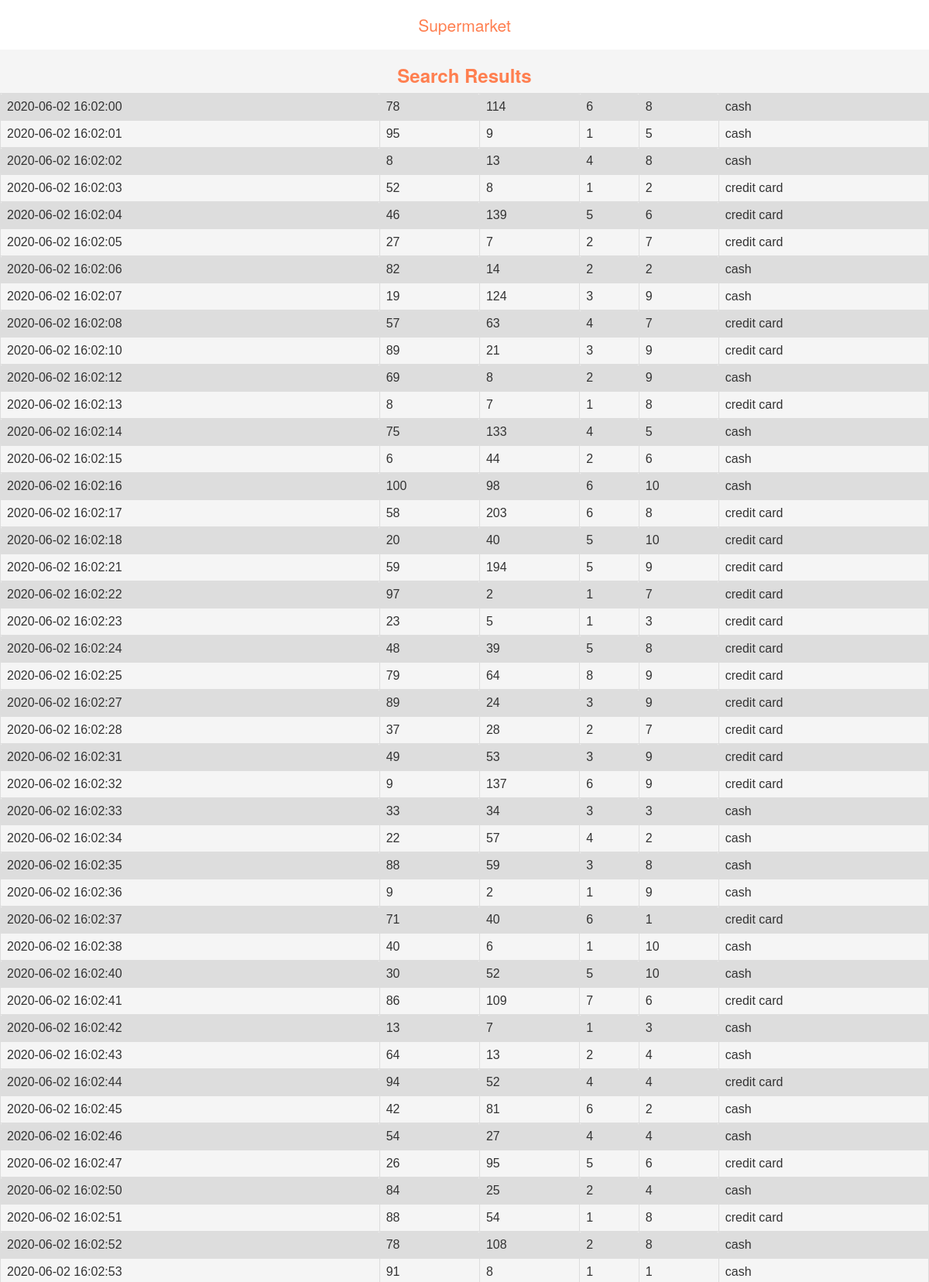
Page /code/transactionsearchresult.php (upper part) on the committed database.
### tables this page shows
CREATE TABLE `transaction` (
  `date_time` timestamp NOT NULL DEFAULT current_timestamp() ON UPDATE current_timestamp(),
  `cust_id` int(11) NOT NULL,
  `payment_method` varchar(50) NOT NULL,
  `total_amount` int(4) NOT NULL,
  `total_pieces` int(4) NOT NULL,
  `str_id` int(11) NOT NULL
);

### code/transactionsearchresult.php (the view, shortened to what this page needs)
 <?php
 $connect = mysqli_connect('localhost', 'costo', '68709900dKnSkKeK', 'project');
 ?>
	<?php include('topbottemplates/header.php'); ?>
 <!DOCTYPE html>
 <html>
      <head>
           <link rel="stylesheet" href="https://maxcdn.bootstrapcdn.com/bootstrap/3.3.6/css/bootstrap.min.css" />
           <link rel="stylesheet" href="https://cdn.datatables.net/1.10.12/css/dataTables.bootstrap.min.css" />
      </head>
<body>
<table>
<h3 align="center" class="brand-text"><b> Search Results </b></h3>
<?php
$sql="SELECT * FROM transaction ";
if($result=mysqli_query($connect,$sql))
 {
 if(mysqli_num_rows($result)!=0)
 {
  while($row = mysqli_fetch_assoc($result))
 	 {
                               echo '
                               <tr>
                                    <td>
                                      '.$row["date_time"].'</td>
                                    <td>'.$row["cust_id"].'</td>
                                    <td>'.$row["total_amount"].'</td>
                                    <td>'.$row["total_pieces"].'</td>
                                    <td>'.$row["str_id"].'</td>
                                    <td>'.$row["payment_method"].'</td>
                               </tr>
                               ';
                          }
}}
?>
</table>
</body>
</html>

### code/topbottemplates/header.php (style rules this page uses)
.brand-text { color: #FF7F50 !important; }

### code/transactionsearchresult.php (style rules this page uses)
table { font-family: arial, sans-serif; border-collapse: collapse; width: 100%; }
td, th { border: 1px solid #dddddd; text-align: left; padding: 8px; }
tr:nth-child(odd) { background-color: #dddddd; }
.brand-text { color: #FF7F50 !important; }

### rows in the picture
transaction: date_time "2020-06-02 16:02:00", cust "78", total_amount "114", total_pieces "6", str "8", payment_method "cash"
transaction: date_time "2020-06-02 16:02:01", cust "95", total_amount "9", total_pieces "1", str "5", payment_method "cash"
transaction: date_time "2020-06-02 16:02:02", cust "8", total_amount "13", total_pieces "4", str "8", payment_method "cash"
transaction: date_time "2020-06-02 16:02:03", cust "52", total_amount "8", total_pieces "1", str "2", payment_method "credit card"
transaction: date_time "2020-06-02 16:02:04", cust "46", total_amount "139", total_pieces "5", str "6", payment_method "credit card"
transaction: date_time "2020-06-02 16:02:05", cust "27", total_amount "7", total_pieces "2", str "7", payment_method "credit card"
transaction: date_time "2020-06-02 16:02:06", cust "82", total_amount "14", total_pieces "2", str "2", payment_method "cash"
transaction: date_time "2020-06-02 16:02:07", cust "19", total_amount "124", total_pieces "3", str "9", payment_method "cash"
transaction: date_time "2020-06-02 16:02:08", cust "57", total_amount "63", total_pieces "4", str "7", payment_method "credit card"
transaction: date_time "2020-06-02 16:02:10", cust "89", total_amount "21", total_pieces "3", str "9", payment_method "credit card"
transaction: date_time "2020-06-02 16:02:12", cust "69", total_amount "8", total_pieces "2", str "9", payment_method "cash"
transaction: date_time "2020-06-02 16:02:13", cust "8", total_amount "7", total_pieces "1", str "8", payment_method "credit card"
transaction: date_time "2020-06-02 16:02:14", cust "75", total_amount "133", total_pieces "4", str "5", payment_method "cash"
transaction: date_time "2020-06-02 16:02:15", cust "6", total_amount "44", total_pieces "2", str "6", payment_method "cash"
transaction: date_time "2020-06-02 16:02:16", cust "100", total_amount "98", total_pieces "6", str "10", payment_method "cash"
transaction: date_time "2020-06-02 16:02:17", cust "58", total_amount "203", total_pieces "6", str "8", payment_method "credit card"
transaction: date_time "2020-06-02 16:02:18", cust "20", total_amount "40", total_pieces "5", str "10", payment_method "credit card"
transaction: date_time "2020-06-02 16:02:21", cust "59", total_amount "194", total_pieces "5", str "9", payment_method "credit card"
transaction: date_time "2020-06-02 16:02:22", cust "97", total_amount "2", total_pieces "1", str "7", payment_method "credit card"
transaction: date_time "2020-06-02 16:02:23", cust "23", total_amount "5", total_pieces "1", str "3", payment_method "credit card"
transaction: date_time "2020-06-02 16:02:24", cust "48", total_amount "39", total_pieces "5", str "8", payment_method "credit card"
transaction: date_time "2020-06-02 16:02:25", cust "79", total_amount "64", total_pieces "8", str "9", payment_method "credit card"
transaction: date_time "2020-06-02 16:02:27", cust "89", total_amount "24", total_pieces "3", str "9", payment_method "credit card"
transaction: date_time "2020-06-02 16:02:28", cust "37", total_amount "28", total_pieces "2", str "7", payment_method "credit card"
transaction: date_time "2020-06-02 16:02:31", cust "49", total_amount "53", total_pieces "3", str "9", payment_method "credit card"
transaction: date_time "2020-06-02 16:02:32", cust "9", total_amount "137", total_pieces "6", str "9", payment_method "credit card"
transaction: date_time "2020-06-02 16:02:33", cust "33", total_amount "34", total_pieces "3", str "3", payment_method "cash"
transaction: date_time "2020-06-02 16:02:34", cust "22", total_amount "57", total_pieces "4", str "2", payment_method "cash"
transaction: date_time "2020-06-02 16:02:35", cust "88", total_amount "59", total_pieces "3", str "8", payment_method "cash"
transaction: date_time "2020-06-02 16:02:36", cust "9", total_amount "2", total_pieces "1", str "9", payment_method "cash"
transaction: date_time "2020-06-02 16:02:37", cust "71", total_amount "40", total_pieces "6", str "1", payment_method "credit card"
transaction: date_time "2020-06-02 16:02:38", cust "40", total_amount "6", total_pieces "1", str "10", payment_method "cash"
transaction: date_time "2020-06-02 16:02:40", cust "30", total_amount "52", total_pieces "5", str "10", payment_method "cash"
transaction: date_time "2020-06-02 16:02:41", cust "86", total_amount "109", total_pieces "7", str "6", payment_method "credit card"
transaction: date_time "2020-06-02 16:02:42", cust "13", total_amount "7", total_pieces "1", str "3", payment_method "cash"
transaction: date_time "2020-06-02 16:02:43", cust "64", total_amount "13", total_pieces "2", str "4", payment_method "cash"
transaction: date_time "2020-06-02 16:02:44", cust "94", total_amount "52", total_pieces "4", str "4", payment_method "credit card"
transaction: date_time "2020-06-02 16:02:45", cust "42", total_amount "81", total_pieces "6", str "2", payment_method "cash"
transaction: date_time "2020-06-02 16:02:46", cust "54", total_amount "27", total_pieces "4", str "4", payment_method "cash"
transaction: date_time "2020-06-02 16:02:47", cust "26", total_amount "95", total_pieces "5", str "6", payment_method "credit card"
transaction: date_time "2020-06-02 16:02:50", cust "84", total_amount "25", total_pieces "2", str "4", payment_method "cash"
transaction: date_time "2020-06-02 16:02:51", cust "88", total_amount "54", total_pieces "1", str "8", payment_method "credit card"
transaction: date_time "2020-06-02 16:02:52", cust "78", total_amount "108", total_pieces "2", str "8", payment_method "cash"
transaction: date_time "2020-06-02 16:02:53", cust "91", total_amount "8", total_pieces "1", str "1", payment_method "cash"
